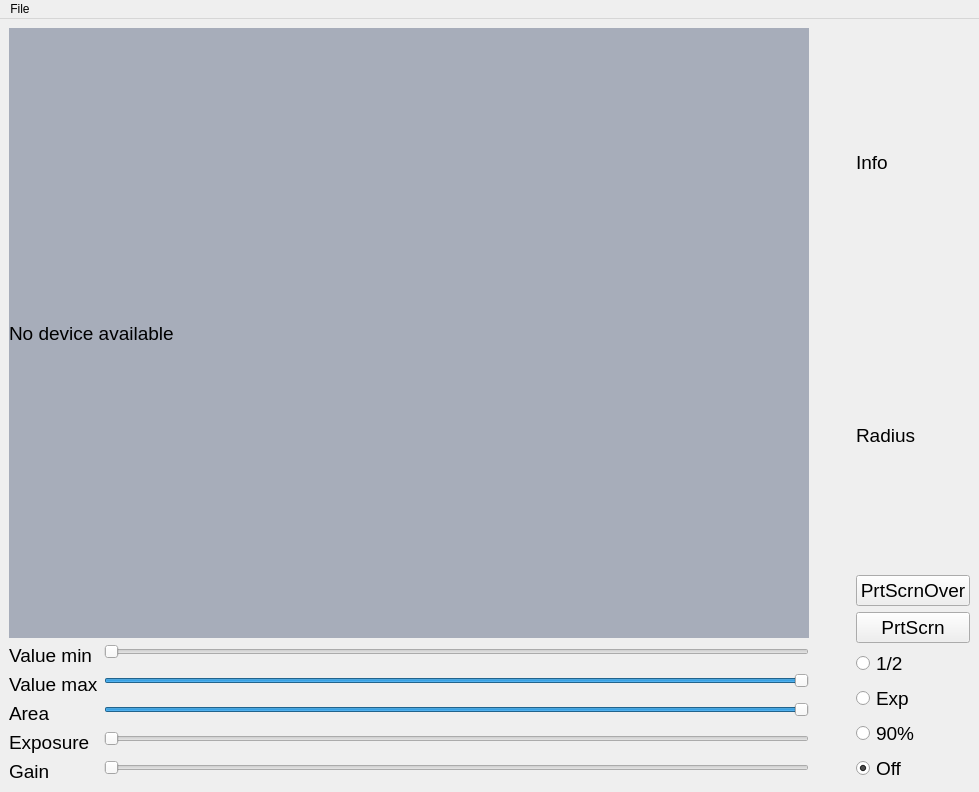
<?xml version="1.0" encoding="UTF-8"?>
<ui version="4.0">
 <class>MainWindow</class>
 <widget class="QMainWindow" name="MainWindow">
  <property name="geometry">
   <rect>
    <x>0</x>
    <y>0</y>
    <width>979</width>
    <height>792</height>
   </rect>
  </property>
  <property name="windowTitle">
   <string>MainWindow</string>
  </property>
  <widget class="QWidget" name="centralwidget">
   <layout class="QHBoxLayout" name="horizontalLayout">
    <item>
     <layout class="QVBoxLayout" name="verticalLayout">
      <item>
       <layout class="QVBoxLayout" name="verticalLayout_4">
        <item>
         <widget class="QLabel" name="image_label">
          <property name="enabled">
           <bool>true</bool>
          </property>
          <property name="sizePolicy">
           <sizepolicy hsizetype="Expanding" vsizetype="Expanding">
            <horstretch>0</horstretch>
            <verstretch>0</verstretch>
           </sizepolicy>
          </property>
          <property name="minimumSize">
           <size>
            <width>800</width>
            <height>600</height>
           </size>
          </property>
          <property name="font">
           <font>
            <pointsize>14</pointsize>
           </font>
          </property>
          <property name="styleSheet">
           <string notr="true">background-color: rgb(167, 173, 186);</string>
          </property>
          <property name="text">
           <string>No device available</string>
          </property>
         </widget>
        </item>
       </layout>
      </item>
      <item>
       <layout class="QVBoxLayout" name="verticalLayout_3">
        <item>
         <layout class="QFormLayout" name="formLayout">
          <item row="0" column="0">
           <widget class="QLabel" name="valueMinLabel">
            <property name="font">
             <font>
              <pointsize>14</pointsize>
             </font>
            </property>
            <property name="text">
             <string>Value min</string>
            </property>
           </widget>
          </item>
          <item row="1" column="0">
           <widget class="QLabel" name="valueMaxLabel">
            <property name="font">
             <font>
              <pointsize>14</pointsize>
             </font>
            </property>
            <property name="text">
             <string>Value max</string>
            </property>
           </widget>
          </item>
          <item row="1" column="1">
           <widget class="QSlider" name="value_max_slider">
            <property name="sizePolicy">
             <sizepolicy hsizetype="Expanding" vsizetype="Fixed">
              <horstretch>0</horstretch>
              <verstretch>0</verstretch>
             </sizepolicy>
            </property>
            <property name="maximum">
             <number>255</number>
            </property>
            <property name="value">
             <number>255</number>
            </property>
            <property name="orientation">
             <enum>Qt::Horizontal</enum>
            </property>
           </widget>
          </item>
          <item row="2" column="0">
           <widget class="QLabel" name="areaLabel">
            <property name="font">
             <font>
              <pointsize>14</pointsize>
             </font>
            </property>
            <property name="text">
             <string>Area</string>
            </property>
           </widget>
          </item>
          <item row="2" column="1">
           <widget class="QSlider" name="area_slider">
            <property name="sizePolicy">
             <sizepolicy hsizetype="Expanding" vsizetype="Fixed">
              <horstretch>0</horstretch>
              <verstretch>0</verstretch>
             </sizepolicy>
            </property>
            <property name="minimum">
             <number>10000</number>
            </property>
            <property name="maximum">
             <number>5000000</number>
            </property>
            <property name="value">
             <number>250000</number>
            </property>
            <property name="orientation">
             <enum>Qt::Horizontal</enum>
            </property>
           </widget>
          </item>
          <item row="3" column="0">
           <widget class="QLabel" name="exposureLabel">
            <property name="font">
             <font>
              <pointsize>14</pointsize>
             </font>
            </property>
            <property name="text">
             <string>Exposure</string>
            </property>
           </widget>
          </item>
          <item row="4" column="0">
           <widget class="QLabel" name="gainLabel">
            <property name="font">
             <font>
              <pointsize>14</pointsize>
             </font>
            </property>
            <property name="text">
             <string>Gain</string>
            </property>
           </widget>
          </item>
          <item row="4" column="1">
           <widget class="QSlider" name="gain_slider">
            <property name="sizePolicy">
             <sizepolicy hsizetype="Expanding" vsizetype="Fixed">
              <horstretch>0</horstretch>
              <verstretch>0</verstretch>
             </sizepolicy>
            </property>
            <property name="orientation">
             <enum>Qt::Horizontal</enum>
            </property>
           </widget>
          </item>
          <item row="0" column="1">
           <widget class="QSlider" name="value_min_slider">
            <property name="sizePolicy">
             <sizepolicy hsizetype="Expanding" vsizetype="Fixed">
              <horstretch>0</horstretch>
              <verstretch>0</verstretch>
             </sizepolicy>
            </property>
            <property name="maximum">
             <number>255</number>
            </property>
            <property name="orientation">
             <enum>Qt::Horizontal</enum>
            </property>
           </widget>
          </item>
          <item row="3" column="1">
           <widget class="QSlider" name="exposure_slider">
            <property name="sizePolicy">
             <sizepolicy hsizetype="Expanding" vsizetype="Fixed">
              <horstretch>0</horstretch>
              <verstretch>0</verstretch>
             </sizepolicy>
            </property>
            <property name="orientation">
             <enum>Qt::Horizontal</enum>
            </property>
           </widget>
          </item>
         </layout>
        </item>
       </layout>
      </item>
     </layout>
    </item>
    <item>
     <spacer name="horizontalSpacer">
      <property name="orientation">
       <enum>Qt::Horizontal</enum>
      </property>
      <property name="sizeHint" stdset="0">
       <size>
        <width>80</width>
        <height>20</height>
       </size>
      </property>
     </spacer>
    </item>
    <item>
     <layout class="QVBoxLayout" name="verticalLayout_2">
      <item>
       <layout class="QVBoxLayout" name="verticalLayout_5">
        <item>
         <widget class="QLabel" name="info_label">
          <property name="sizePolicy">
           <sizepolicy hsizetype="Preferred" vsizetype="Preferred">
            <horstretch>0</horstretch>
            <verstretch>0</verstretch>
           </sizepolicy>
          </property>
          <property name="font">
           <font>
            <pointsize>14</pointsize>
           </font>
          </property>
          <property name="text">
           <string>Info</string>
          </property>
         </widget>
        </item>
        <item>
         <widget class="QLabel" name="radius_label">
          <property name="font">
           <font>
            <pointsize>14</pointsize>
           </font>
          </property>
          <property name="text">
           <string>Radius</string>
          </property>
         </widget>
        </item>
        <item>
         <widget class="QPushButton" name="printScreenOverlayButton">
          <property name="font">
           <font>
            <pointsize>14</pointsize>
           </font>
          </property>
          <property name="text">
           <string>PrtScrnOver</string>
          </property>
         </widget>
        </item>
        <item>
         <widget class="QPushButton" name="printScreenButton">
          <property name="font">
           <font>
            <pointsize>14</pointsize>
           </font>
          </property>
          <property name="text">
           <string>PrtScrn</string>
          </property>
         </widget>
        </item>
       </layout>
      </item>
      <item>
       <layout class="QVBoxLayout" name="verticalLayout_6">
        <item>
         <widget class="QRadioButton" name="half_radio_button">
          <property name="font">
           <font>
            <pointsize>14</pointsize>
           </font>
          </property>
          <property name="text">
           <string>1/2</string>
          </property>
         </widget>
        </item>
        <item>
         <widget class="QRadioButton" name="exponent_radio_button">
          <property name="font">
           <font>
            <pointsize>14</pointsize>
           </font>
          </property>
          <property name="text">
           <string>Exp</string>
          </property>
         </widget>
        </item>
        <item>
         <widget class="QRadioButton" name="ninety_percent_radio_button">
          <property name="font">
           <font>
            <pointsize>14</pointsize>
           </font>
          </property>
          <property name="text">
           <string>90%</string>
          </property>
         </widget>
        </item>
        <item>
         <widget class="QRadioButton" name="off_button">
          <property name="font">
           <font>
            <pointsize>14</pointsize>
           </font>
          </property>
          <property name="text">
           <string>Off</string>
          </property>
          <property name="checked">
           <bool>true</bool>
          </property>
         </widget>
        </item>
       </layout>
      </item>
     </layout>
    </item>
   </layout>
  </widget>
  <widget class="QMenuBar" name="menubar">
   <property name="geometry">
    <rect>
     <x>0</x>
     <y>0</y>
     <width>979</width>
     <height>21</height>
    </rect>
   </property>
   <widget class="QMenu" name="menuFile">
    <property name="title">
     <string>File</string>
    </property>
    <addaction name="actionSave_with_overlay"/>
    <addaction name="actionSave_without_overlay"/>
    <addaction name="separator"/>
    <addaction name="actionQuit"/>
   </widget>
   <addaction name="menuFile"/>
  </widget>
  <action name="actionSave_with_overlay">
   <property name="text">
    <string>Save with overlay as</string>
   </property>
  </action>
  <action name="actionSave_without_overlay">
   <property name="text">
    <string>Save without overlay as</string>
   </property>
  </action>
  <action name="actionQuit">
   <property name="text">
    <string>Quit</string>
   </property>
  </action>
 </widget>
 <resources/>
 <connections>
  <connection>
   <sender>actionQuit</sender>
   <signal>triggered()</signal>
   <receiver>MainWindow</receiver>
   <slot>close()</slot>
   <hints>
    <hint type="sourcelabel">
     <x>-1</x>
     <y>-1</y>
    </hint>
    <hint type="destinationlabel">
     <x>402</x>
     <y>328</y>
    </hint>
   </hints>
  </connection>
 </connections>
</ui>
